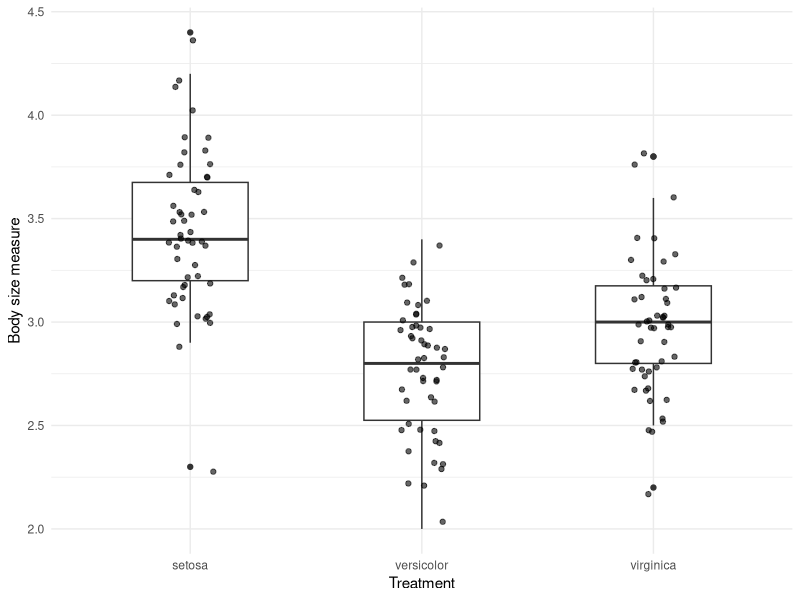

Source code (R): (Note: this script raises an error after producing the figure.)
## ---- chunk 1
knitr::opts_chunk$set(echo = TRUE)
## ---- chunk 2
library(tidyverse)
library(testthat)
## ---- chunk 3

#' Quick boxplot and summary statistics 
#'
#' 'box_and_stats()' returns a boxplot and summary statistics (max, min, mean, 
#'    median, standard deviation) for a dataset which contains categorical 
#'    treatment groups and a measured numeric variable. This function was made 
#'    to assess the body size of insects (or any measured numeric variable) from 
#'    different experimental growth treatments. 
#'
#' @param data a tidy data set. The data must be 'tidy' for this function to 
#'    work, so each column must be a variable, each row must be a unique 
#'    observation, and each cell must contain a single value.
#' @param x a column which contains different categorical treatments, and can be 
#'    characters or factors. These are the treatments groups the measured 
#'    variable will be divided into for analyses. The presence of NA values is
#'    not permitted.
#' @param y a column which contains the measured numeric variable. This is 
#'    dependent variable the summary statistics will be calculated from. The 
#'    presence of NA values is permitted, however they will be removed for analyses. 
#' @return This function will return two items. The first item being a boxplot 
#'    displaying the data from the numeric measured variable grouped by the 
#'    identified treatments. The second item is a tibble containing 6 columns: 
#'    1 column containing the different treatments, and 5 columns for the 
#'    minimum, maximum, mean, median, and standard deviation for the measured 
#'    variable from each treatment. 

box_and_stats <- function(data, x, y) {
  
   x_data_check <- dplyr::summarise(data,
                                   is_character_x = is.character({{x}}) | is.factor({{x}}),
                                   class_x = class({{x}}))
  if(!x_data_check$is_character_x) {
    stop("Selected x-column is not character or factor, column is:", x_data_check$class_x)}
   
   y_data_check <- dplyr::summarise(data,
                                   is_numeric_y = is.numeric({{y}}),
                                   class_y = class({{y}}))
  if(!y_data_check$is_numeric_y) {
    stop("Selected y-column is not numeric, column is:", y_data_check$class_y)}
   
  data_to_analyze <- data %>%
    dplyr::mutate(fun_treatment = as.factor({{x}})) %>%
    dplyr::mutate(fun_bodysize = {{y}}) %>%
    dplyr::filter(fun_treatment != "NA") %>%
    dplyr::filter(fun_bodysize != "NA")
  
  quick_boxplot <- data_to_analyze %>%
    ggplot(mapping= aes(x=fun_treatment, y=fun_bodysize))+ 
    geom_boxplot(mapping =aes(x=fun_treatment,y=fun_bodysize),width=0.5)+
    geom_jitter(mapping =aes(x=fun_treatment, y=fun_bodysize), width = 0.1, alpha = 0.6)+
    theme_minimal()+
    ylab("Body size measure") +
    xlab("Treatment")
    
  quick_stats <- data_to_analyze %>%
    dplyr::group_by(fun_treatment) %>%
    dplyr::summarize(min = min(fun_bodysize),
                     max = max(fun_bodysize),
                     mean = mean(fun_bodysize),
                     median = median(fun_bodysize),
                     SD = sd(fun_bodysize))
  
  quick_results <- list(quick_boxplot, quick_stats)
                     
  return(quick_results)
  
}
## ---- chunk 4
box_and_stats(iris, Species, Sepal.Width)
## ---- chunk 5
box_and_stats(mtcars, cyl, wt)
## ---- chunk 6

mtcars_new <- mtcars %>%
  mutate_at(vars(cyl), factor)

box_and_stats(mtcars_new, cyl, wt)

## ---- chunk 7
test_that("Error message with incorrect x input type", {
  expect_error(box_and_stats(mtcars, cyl, wt))
})
test_that("Error message with incorrect y input type", {
  expect_error(box_and_stats(iris, species, "hello"))
})

test_that("Returns the correct outputs", {
  subject <- box_and_stats(iris, Species, Sepal.Width)
  expect_s3_class(subject[[1]], "ggplot")
  expect_s3_class(subject[[2]], "data.frame")
})

test_that("Returns correct output", {
  expect_type(box_and_stats(iris, Species, Sepal.Width), "list")
})

#Creating two dataframes, one without NAs and one with 1 added NA for each 
#categorical variable.
df1 <- tibble(
  x = c("m", "a", "b","m", "a", "b", "m", "a", "b", "m", "a", "b", "m", "a", "b"),
  y = c(1, 1, 2, 2, 3, 3, 4, 4, 5, 5, 6, 6, NA, NA , NA)
)
df2 <- tibble(
  x = c("m", "a", "b","m", "a", "b", "m", "a", "b", "m", "a", "b", "m", "a", "b"),
  y = c(1, 1, 2, 2, 3, 3, 4, 4, 5, 5, 6, 6, NA, NA , NA)
)

test_that("Works the same with and without NA values in columns",{
  expect_equal(box_and_stats(df1, x, y), box_and_stats(df2,x,y))
})
